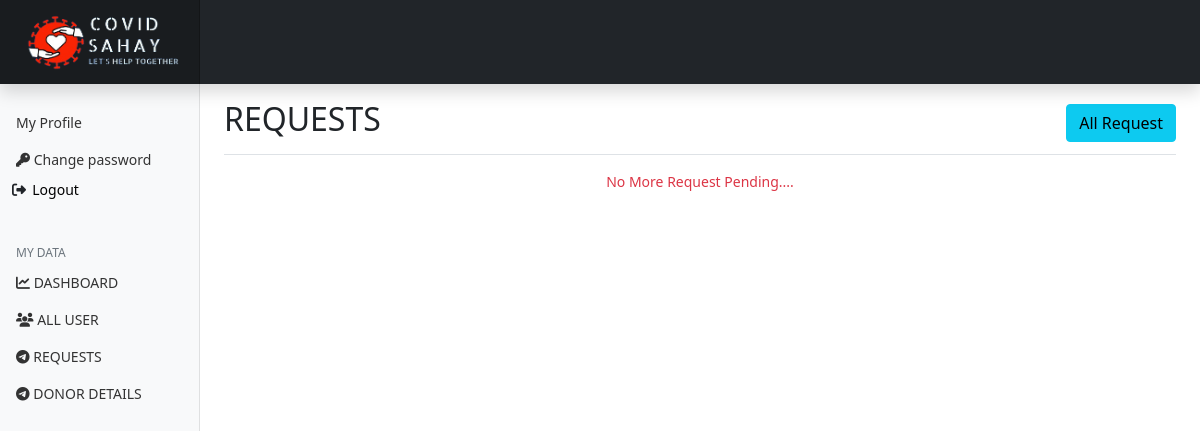
/myadmin/Request (signed in), run on an earlier commit of the app's database.
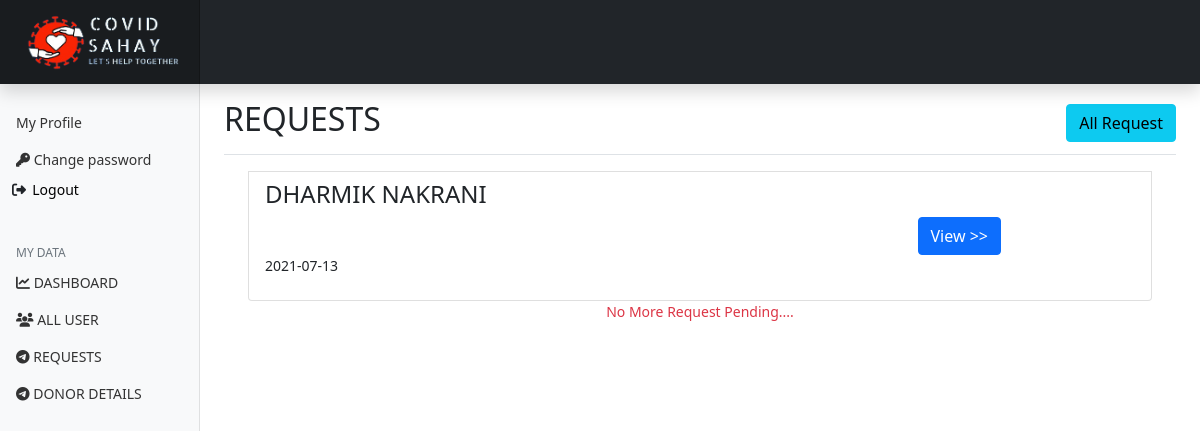
And on a later commit of the database.
### user/models.py (models this page shows)
class Requests(models.Model):
   name = models.CharField(max_length=20, null=True)
   user = models.ForeignKey(User, on_delete=models.SET_NULL, null=True)
   whatFor = models.CharField(max_length=40, null=True)
   quantity = models.CharField(max_length=20, default="1", null=True)
   date = models.CharField(max_length=20, null=True)
   adharcard = models.ImageField(upload_to='images/adharcard', null=True)
   prescription = models.ImageField(upload_to='images/prescription', null=True)
   status = models.CharField(max_length=20, default='pending', null=True)

### myadmin/views.py (the view)
# urls.py: path('/Request', django_admin_request, name='request2'),
def django_admin_request(request):
     try:
          aId = request.session['admin_id']
     except KeyError:
          return redirect('alogin')
     aDetail = MyAdmin.objects.get(id=aId)
     Request = Requests.objects.all().order_by('-date')
     context = {
          "aId": aDetail.aName,
          "Request": Request,
     }
     if request.method == 'POST':
          if request.POST.get('logout'):
               if request.session.has_key('admin_id'):
                    request.session.flush()
               return redirect('alogin')
     return render(request, 'Myadmin_panel/request.html', context)

### template/Myadmin_panel/request.html (shortened to what this page needs)
{% extends 'Myadmin_panel/header.html' %}
{% load static %}
{% get_static_prefix as STATFILE %}
{% block 'content' %}
<div class="d-flex justify-content-between flex-wrap flex-md-nowrap align-items-center pt-3 pb-2 mb-3 border-bottom">
    <h2>REQUESTS</h2>
    <div>
        <input type="button" id="allrequets" onclick="showall()" class="btn btn-info" value="All Request" />
    </div>
</div>
<div id="reqErr">
    <div class="container">
        <div class="row">
            <div class="col-md-12">
                {% for all in Request  %}
                    {% if all.status == 'pending' %}
                <div class="list-group list list-group-item">
                    <div class="col-md-10">
                        <h4 class="list-group-item-heading name">{{all.name |upper}}</h4>
                        <input type="button" onclick="show(this.id)" id="{{all.id}}" class="btn btn-primary view" value="View >>">
                        <p class="list-group-item-text">{{all.date |upper}}</p>
                    </div>
                </div>
                {% endif %}
                {% endfor %}
                {% ifchanged all.status %}
                    {% if all.status != "pending" and all.status != "Due" %}
                    <div  class="text-danger text-center">No More Request Pending....</div>
                    {% endif %}
                {% endifchanged %}
              </div>
            </div>
        </div>
    </div>
</div>
{% endblock 'content' %}
{% block 'extrajs' %}
<link rel="stylesheet" href="https://cdn.datatables.net/1.10.21/css/dataTables.bootstrap4.min.css">
{% endblock 'extrajs' %}

What changed in the data, as far as the page shows it:
now on this page (row edited): Requests: name "DHARMIK NAKRANI", date "2021-07-13"
